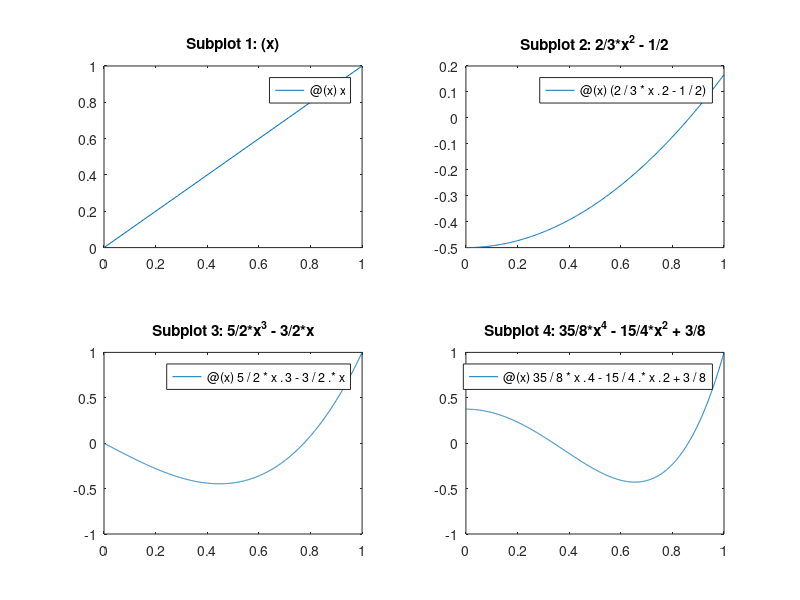

The MATLAB script that drew this image:
subplot(2,2,1)
l1=@(x) x
fplot(l1,[0,1])
title('Subplot 1: (x)')

subplot(2,2,2)
l2=@(x) (2/3*x.^2 - 1/2)
fplot(l2,[0,1])
title('Subplot 2: 2/3*x^2 - 1/2')

subplot(2,2,3)
l3=@(x) 5/2*x.^3 - 3/2.*x
fplot(l3,[0,1])
title('Subplot 3: 5/2*x^3 - 3/2*x')

subplot(2,2,4)
l4=@(x) 35/8*x.^4 - 15/4.*x.^2 + 3/8
fplot(l4,[0,1])
title('Subplot 4: 35/8*x^4 - 15/4*x^2 + 3/8')
